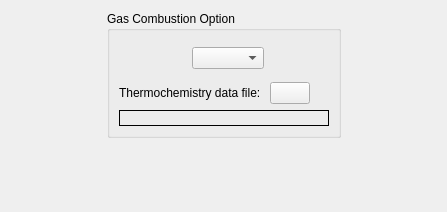
<?xml version="1.0" encoding="UTF-8"?>
<ui version="4.0">
 <class>GasCombustionForm</class>
 <widget class="QWidget" name="GasCombustionForm">
  <property name="geometry">
   <rect>
    <x>0</x>
    <y>0</y>
    <width>447</width>
    <height>212</height>
   </rect>
  </property>
  <property name="minimumSize">
   <size>
    <width>0</width>
    <height>0</height>
   </size>
  </property>
  <property name="windowTitle">
   <string>Form</string>
  </property>
  <property name="layoutDirection">
   <enum>Qt::LeftToRight</enum>
  </property>
  <property name="autoFillBackground">
   <bool>true</bool>
  </property>
  <layout class="QGridLayout" name="gridLayout_3">
   <item row="0" column="0">
    <spacer name="horizontalSpacer">
     <property name="orientation">
      <enum>Qt::Horizontal</enum>
     </property>
     <property name="sizeHint" stdset="0">
      <size>
       <width>135</width>
       <height>20</height>
      </size>
     </property>
    </spacer>
   </item>
   <item row="0" column="1">
    <widget class="QGroupBox" name="groupBox">
     <property name="sizePolicy">
      <sizepolicy hsizetype="Preferred" vsizetype="Preferred">
       <horstretch>0</horstretch>
       <verstretch>0</verstretch>
      </sizepolicy>
     </property>
     <property name="font">
      <font>
       <weight>50</weight>
       <italic>false</italic>
       <bold>false</bold>
      </font>
     </property>
     <property name="title">
      <string>Gas Combustion Option</string>
     </property>
     <layout class="QGridLayout" name="gridLayout_2">
      <item row="0" column="0">
       <layout class="QGridLayout" name="gridLayout">
        <item row="0" column="0">
         <spacer>
          <property name="orientation">
           <enum>Qt::Horizontal</enum>
          </property>
          <property name="sizeHint" stdset="0">
           <size>
            <width>13</width>
            <height>36</height>
           </size>
          </property>
         </spacer>
        </item>
        <item row="0" column="1">
         <widget class="QComboBox" name="comboBoxGasCombustionOption"/>
        </item>
        <item row="0" column="2" colspan="2">
         <spacer>
          <property name="orientation">
           <enum>Qt::Horizontal</enum>
          </property>
          <property name="sizeHint" stdset="0">
           <size>
            <width>98</width>
            <height>36</height>
           </size>
          </property>
         </spacer>
        </item>
        <item row="1" column="0" colspan="2">
         <widget class="QLabel" name="labelMeteoData">
          <property name="text">
           <string>Thermochemistry data file: </string>
          </property>
         </widget>
        </item>
        <item row="1" column="2">
         <widget class="QPushButton" name="pushButtonThermochemistryData">
          <property name="text">
           <string/>
          </property>
          <property name="icon">
           <iconset>
            <normaloff>:/new/prefix1/icons/22x22/document-open.png</normaloff>:/new/prefix1/icons/22x22/document-open.png</iconset>
          </property>
          <property name="iconSize">
           <size>
            <width>22</width>
            <height>22</height>
           </size>
          </property>
         </widget>
        </item>
        <item row="1" column="3">
         <spacer name="horizontalSpacer_3">
          <property name="orientation">
           <enum>Qt::Horizontal</enum>
          </property>
          <property name="sizeHint" stdset="0">
           <size>
            <width>13</width>
            <height>20</height>
           </size>
          </property>
         </spacer>
        </item>
        <item row="2" column="0" colspan="4">
         <widget class="QLabel" name="labelThermochemistryFile">
          <property name="font">
           <font>
            <weight>75</weight>
            <bold>true</bold>
           </font>
          </property>
          <property name="layoutDirection">
           <enum>Qt::LeftToRight</enum>
          </property>
          <property name="autoFillBackground">
           <bool>false</bool>
          </property>
          <property name="frameShape">
           <enum>QFrame::Box</enum>
          </property>
          <property name="text">
           <string/>
          </property>
         </widget>
        </item>
       </layout>
      </item>
     </layout>
    </widget>
   </item>
   <item row="0" column="2">
    <spacer name="horizontalSpacer_2">
     <property name="orientation">
      <enum>Qt::Horizontal</enum>
     </property>
     <property name="sizeHint" stdset="0">
      <size>
       <width>134</width>
       <height>20</height>
      </size>
     </property>
    </spacer>
   </item>
   <item row="1" column="1">
    <spacer name="verticalSpacer">
     <property name="orientation">
      <enum>Qt::Vertical</enum>
     </property>
     <property name="sizeHint" stdset="0">
      <size>
       <width>20</width>
       <height>57</height>
      </size>
     </property>
    </spacer>
   </item>
  </layout>
 </widget>
 <resources>
  <include location="../../../../../../../../netdata/I51157/Version_electrique/saturne_trunk/gui/Pages/resources_pages.qrc"/>
 </resources>
 <connections/>
</ui>
